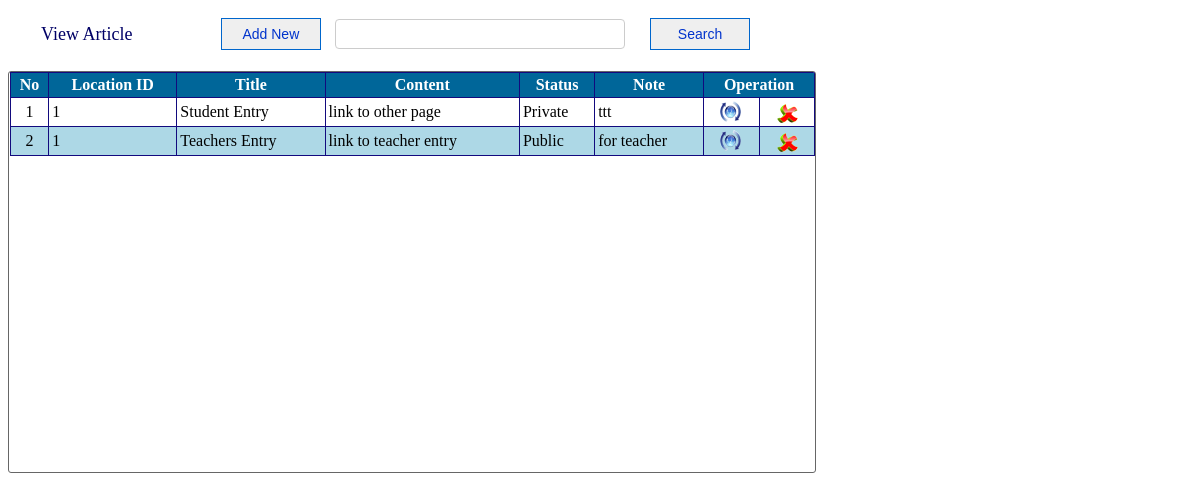
/View_Articaly.php, run on the app's committed database.
### tables this page shows
CREATE TABLE IF NOT EXISTS `article_tbl` (
  `a_id` int(10) unsigned NOT NULL AUTO_INCREMENT,
  `loca_id` int(10) NOT NULL,
  `title` varchar(100) NOT NULL,
  `content` text NOT NULL,
  `status` char(10) NOT NULL,
  `note` varchar(100) NOT NULL,
  PRIMARY KEY (`a_id`)
);

### View_Articaly.php (the view, shortened to what this page needs)
<!DOCTYPE html PUBLIC "-//W3C//DTD XHTML 1.0 Transitional//EN" "http://www.w3.org/TR/xhtml1/DTD/xhtml1-transitional.dtd">
<html xmlns="http://www.w3.org/1999/xhtml">
<head>
<link rel="stylesheet" type="text/css" href="css/style_view.css" />
</head>
<body>
	<div id="style_div" >
<form method="post">
<table width="755">
	<tr>
    	<td width="200px" style="font-size:18px; color:#006; text-indent:30px;">View Article</td>
        <td><a href="?tag=artical_entry"><input type="button" title="Add new Article" name="butAdd" value="Add New" id="button-search" /></a></td>
        <td><input type="text" name="searchtxt" title="Enter name for search " class="search" autocomplete="off"/></td>
        <td style="float:right"><input type="submit" name="btnsearch" value="Search" id="button-search" title="Search Article" /></td>
    </tr>
</table>
</form>
</div>
<br />
<div id="content-input">
	<form method="post">
    <table border="1" width="805px" align="center" cellpadding="3" class="mytable" cellspacing="0">
        <tr>
            <th>No</th>
            <th>Location ID</th>
            <th>Title</th>
            <th>Content</th>
            <th>Status</th>
            <th>Note</th>
            <th colspan="2">Operation</th>
      	</tr>
        <?php
			 $key="";
			if($key !="")
				$sql_sel=mysql_query("SElECT * FROM article_tbl WHERE  title  like '%$key%' ");
			else
		 $sql_sel=mysql_query("SELECT * FROM article_tbl");
			 $i=0;
			while($row=mysql_fetch_array($sql_sel)){
				$i++;
				$color=($i%2==0)?"lightblue":"white";
			?>
			<tr bgcolor="<?php echo $color;?>">
				<td align="center"><?php echo $i;?></td>
				<td><?php echo $row['loca_id'];?></td>
				<td><?php echo $row['title'];?></td>
                <td><?php echo $row['content'];?></td>
                <td><?php echo $row['status'];?></td>
                <td><?php echo $row['note'];?></td>
				<td align="center"><a href="?tag=artical_entry&opr=upd&rs_id=<?php echo $row['a_id'];?>" title="Upate"><img src="picture/update.png" /></a></td>
            <td align="center"><a href="?tag=view_artical&opr=del&rs_id=<?php echo $row['a_id'];?>" title="Delete"><img src="picture/delete.png" /></a></td>
			</tr>
<?php
}
?>
      </table>
   </form>
</div>
</body>
</html>

### css/style_view.css (style rules this page uses)
#style_div { height:auto; margin-top:15px; }
#content-input { width:805px; height:400px; border:1px solid #666; float:left; padding-left:1px; border-radius: 3px 3px 3px 3px; overflow: auto; }
#button-search { font-family:Arial, Helvetica, sans-serif; font-size:14px; width:100px; height:32px; float:right; margin-right:10px; repeat-x top center; border: 1px solid #06C; -moz-border-radius: 5px; color:#03C; }
.search { padding:4px; border:1px #CCC solid; border-radius: 4px 4px 4px 4px; -moz-border-radius: 8px; background:#FFF; color:#006; font-family:Arial, Helvetica, sans-serif; font-size:16px; width:280px; height:20px; float:left; }
.mytable { border-collapse:collapse; border:#036 1px solid; }
.mytable tr th { background:#069; border:#120A7E 1px solid; color:#FFF; font-family:"Times New Roman", Times, serif; }
.mytable tr td { font-family:"Times New Roman", Times, serif; border:#120A7E 1px solid; }

### data on the page
article_tbl: loca "1", title "Student Entry", content "link to other page", status "Private", note "ttt"
article_tbl: loca "1", title "Teachers Entry", content "link to teacher entry", status "Public", note "for teacher"
